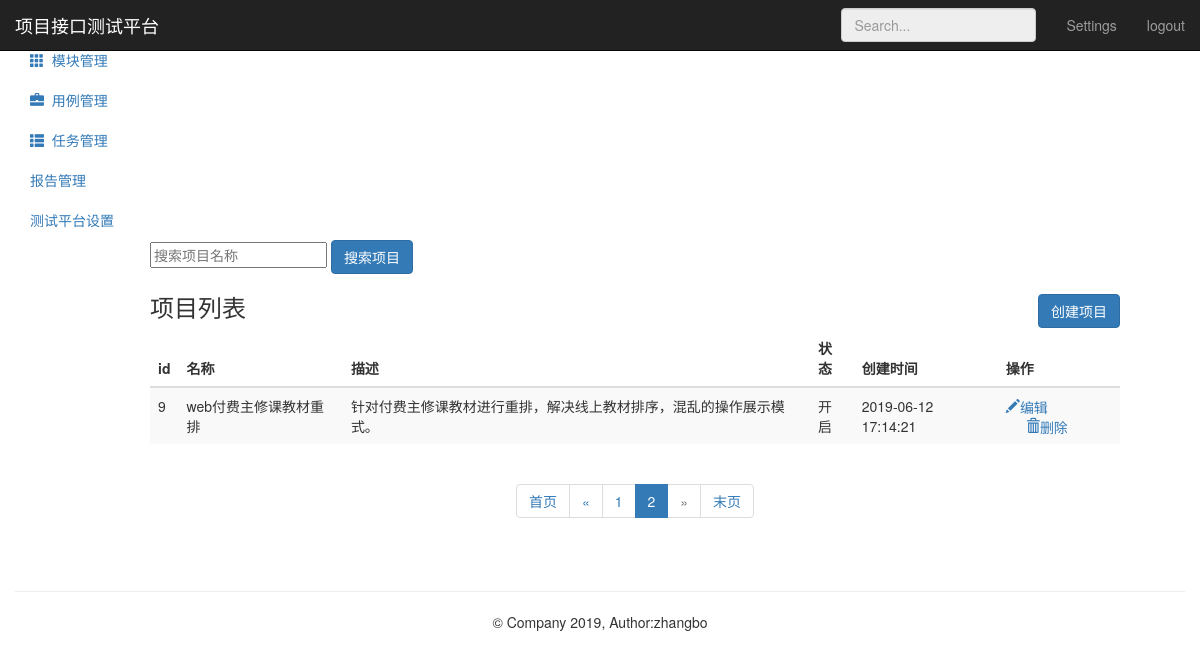
Page /project/?page=2 (signed in) on the earlier database version.
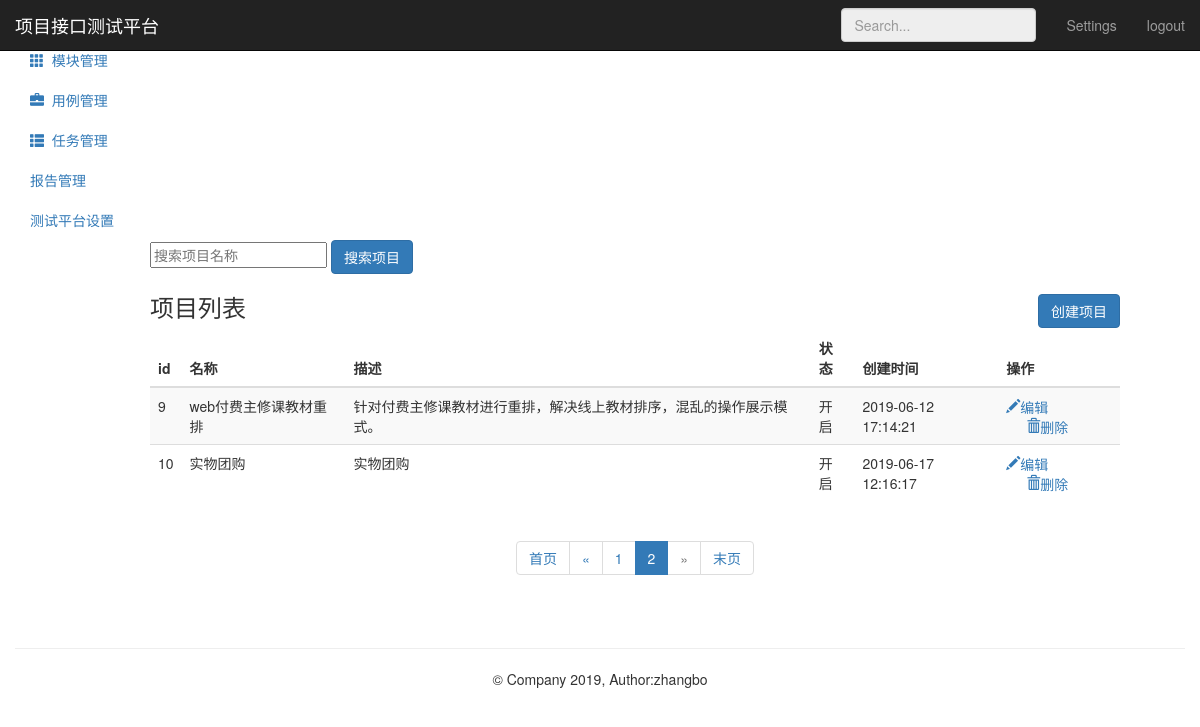
Same page on the later database version.
### project_app/models.py (models this page shows, shortened)
class Project(models.Model):
      name = models.CharField("名称",max_length=50,null=False)
      describe = models.TextField("描述",default="",max_length=50)
      status = models.BooleanField("状态",default=1)
      update_time = models.DateTimeField(auto_now=True)
      create_time = models.DateTimeField(auto_now_add=True)

### project_app/views.py (the view)
# urls.py: path('',views.project_manage),
@login_required
def project_manage(request):
    project_all = Project.objects.all()
    paginator = Paginator(project_all,5)
    paginator_num_pages = paginator.num_pages
    print ("共分：",str(paginator_num_pages)+"页")
    paginator_num_pages_array_ = paginator.page_range
    print ("数组形式表示：",paginator_num_pages_array_)
    page1 = paginator.page(1)
    print ("第一页：",page1)
    page_num = page1.number
    print ("第一页：",page_num)
    page = request.GET.get('page','')
    print ("urlpage传参：",page)
    try:
        contacts = paginator.page(page)
        print ("contacts---------->1",contacts)
    except PageNotAnInteger:
        contacts = paginator.page(1)
        print ("contacts---------->2",contacts)
    except EmptyPage:
        contacts = paginator.page(paginator.num_pages)
        print ("contacts---------->3",contacts)
    print ("第二页索引：",contacts.number)
    print ("第几页：",contacts)
    return render(request,"project.html",{"projects":contacts,
                                          "type":"list",
                                          "page":page,
                                          "page_num":page_num,
                                          "paginator_num_pages":paginator_num_pages,
                                          "paginator_num_pages_array_":paginator_num_pages_array_})

### templates/project.html (shortened to what the changed rows need)
{% extends "base.html" %}
{% block base %}
     <div class="container-fluid">
        <div class="row">
            <div style="margin-left: 135px;" class="col-sm-9 col-sm-offset-3 col-md-10 col-md-offset-2 main">
                {% if type == "list" %}
                <div class="table-responsive">
                    <table class="table table-striped">
                        <thead>
                            <tr style="text-align: center">
                                <th>id</th>
                                <th>名称</th>
                                <th>描述</th>
                                <th>状态</th>
                                <th>创建时间</th>
                                <th>操作</th>
                            </tr>
                        </thead>
                        <tbody>
                            {% for project in projects %}
                            <tr>
                                  <td>{{ project.id}}</td>
                                  <td>{{ project.name}}</td>
                                  <td>{{ project.describe}}</td>
                                  <td>
                                      {% if project.status == True %}
                                          <span>开启</span>
                                      {% elif project.status == False %}
                                          <span>禁用</span>
                                      {% endif %}
                                  </td>
                                  <td>{{ project.create_time | date:"Y-m-d H:i:s" }}</td>
                                  <td>
                                      <a href="/project/edit_project/{{ project.id }}/">
                                          <i class="glyphicon glyphicon-pencil">编辑</i>
                                      </a>
                                      <a href="/project/delete_project/{{ project.id }}/" style="margin-left:20px;"
                                              onclick="return project_del()">
                                          <i class="glyphicon glyphicon-trash">删除</i>
                                      </a>
                                  </td>
                            </tr>
                            {% endfor %}
                        </tbody>
                    </table>
                </div>
                {% endif %}
                {% if type == "list" %}
                    <div style="text-align: center;">
                       <nav aria-label="Page navigation">
                          <ul class="pagination">
                              {% if projects %}
                                  {% for p1 in paginator_num_pages_array_ %}
                                      {% if projects.has_previous %}
                                          {% if search_name %}
                                              {% if p1 == projects.number %}
                                                  <li class="active">
                                                      <a href="?search_name={{ search_name }}&page={{ p1 }}">
                                                          {{ p1 }}
                                                      </a>
                                                  </li>
                                              {% else %}
                                                  <li>
                                                      <a href="?search_name={{ search_name }}&page={{ p1 }}">
                                                          {{ p1 }}
                                                      </a>
                                                  </li>
                                              {% endif %}
                                          {% else %}
                                              {% if p1 == projects.number %}
                                                  <li class="active">
                                                      <a href="?page={{ p1 }}">
                                                          {{ p1 }}
                                                      </a>
                                                  </li>
                                              {% else %}
                                                  <li>
                                                      <a href="?page={{ p1 }}">
                                                          {{ p1 }}
                                                      </a>
                                                  </li>
                                              {% endif %}
                                          {% endif %}
                                      {% endif %}
                                  {% endfor %}
                              {% endif %}
                          </ul>
                       </nav>
                    </div>
                {% endif %}
            </div>
        </div>
     </div>
{% endblock %}

Differences in the rows shown:
added Project: id "10", name "实物团购", describe "实物团购", status "开启", create_time "2019-06-17 12:16:17"
